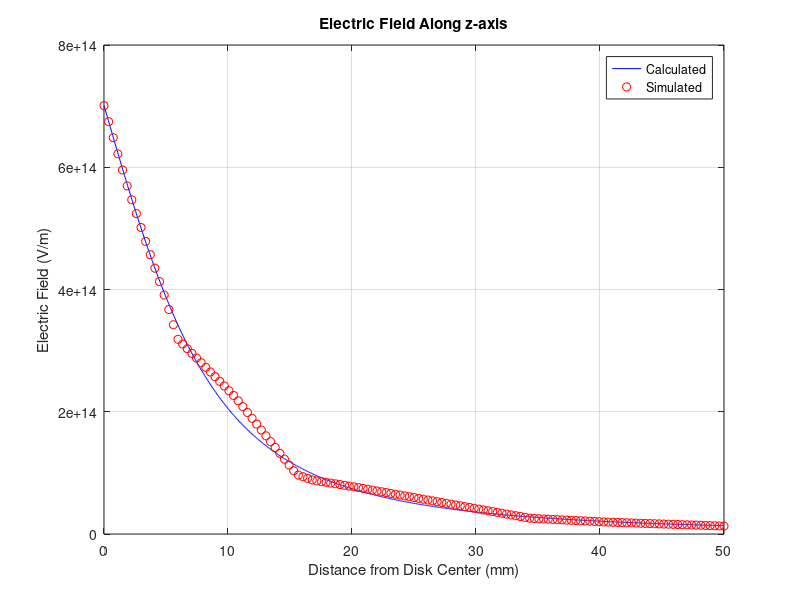

Reproduce this figure in MATLAB.
% 清除命令窗口、工作空间和所有图形窗口
clc
clear
close all

% 定义常数和变量
e_0 = 8.854e-12;       % 真空中的电介质常数
R = 10 / 1000;         % 圆盘的半径（单位：米）
Q = 3.9;               % 圆盘上的总电荷（单位：库仑）

% 计算圆盘上的电荷密度
sigma_s = Q / (pi * R^2);

% 计算z轴上的电场强度
z = linspace(0e-3, 50e-3, 1000);  % 生成等差数列从0mm到50mm
E_z = sigma_s / (2 * e_0) * (1 - abs(z) ./ sqrt(z.^2 + R^2));

% 从'test2.txt'文件导入数据
a = importdata('test2.txt');  % 导入数据
data = a.data;  % 获取导入的数据

% 绘制电场强度的图
figure(1)
plot(z * 1000, E_z, 'b', 'DisplayName', 'Calculated');  % 绘制计算得到的电场强度
hold on
plot(data(:, 1), data(:, 2), 'ro', 'DisplayName', 'Simulated');  % 使用圆圈（o）绘制仿真值
grid on

% 设置图的标题和标签
title('Electric Field Along z-axis');
xlabel('Distance from Disk Center (mm)');
ylabel('Electric Field (V/m)');
legend('show');
